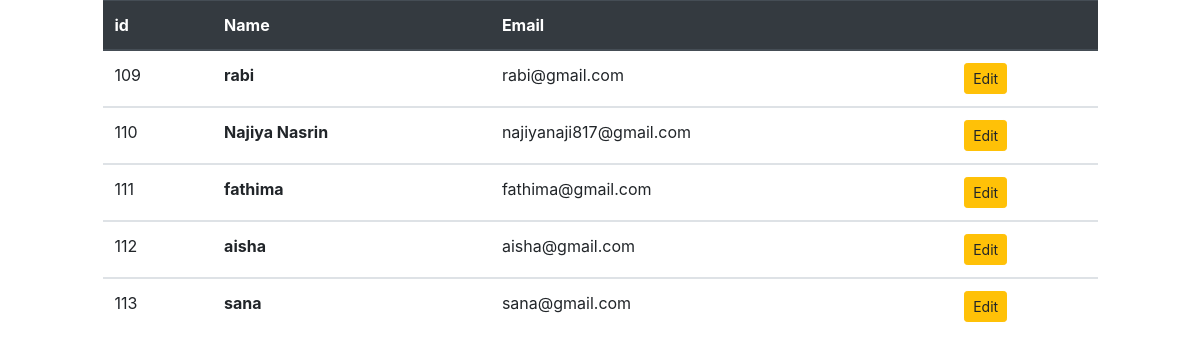
/list, run on an earlier commit of the app's database.
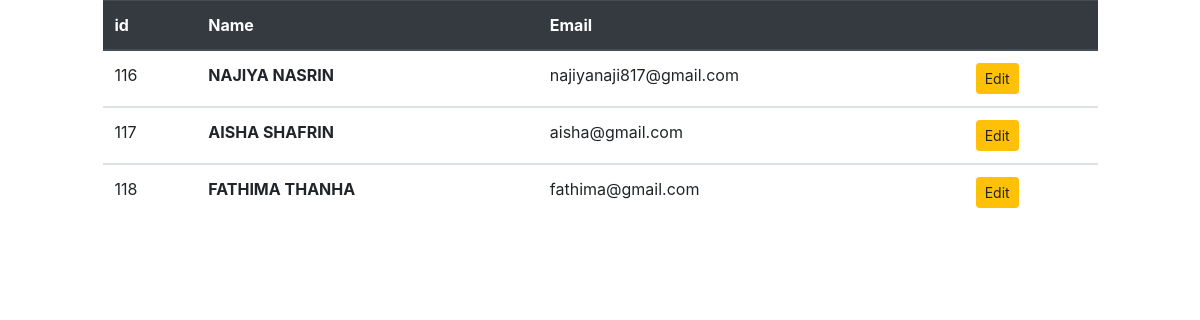
And on a later commit of the database.
### app/models.py (models this page shows, shortened)
class Register(models.Model):
    reg_id=models.AutoField(primary_key=True)
    name=models.CharField(max_length=100)
    email=models.EmailField(unique=True)
    class Meta:
        unique_together = ('name', 'email')

### app/views.py (the view)
# urls.py: path('list',RegisterList,name='rlist'),
def RegisterList(request):
    res = Register.objects.all()
    return render(request, "list.html", {"data": res})

### app/templates/list.html (shortened to what this page needs)
<!doctype html>
<html lang="en">
<head>
    <link rel="stylesheet" href="https://stackpath.bootstrapcdn.com/bootstrap/4.3.1/css/bootstrap.min.css"
>
</head>
<body>
    <div class="row">
        <div class="col-1"></div>
        <div class="col-10">
            <table class="table">
                <thead class="thead-dark">
                    <tr>
                        <th scope="col">id</th>
                        <th scope="col">Name</th>
                        <th scope="col">Email</th>
                        <th scope="col"></th>
                    </tr>
                </thead>
                {% for i in data %}
                <tbody>
                    <tr>
                        <td>{{i.reg_id}}</td>
                        <th scope="row">{{i.name}}</th>
                        <td>{{i.email}}</td>
                        <td><a href="{% url 'ed' i.reg_id %}" class="btn btn-warning btn-sm">Edit</a></td>
                    </tr>
                </tbody>
                {% endfor %}
            </table>
        </div>
        <div class="col-1"></div>
    </div>
</body>
</html>

What changed in the data, as far as the page shows it:
removed Register: reg_id "109", name "rabi", email "rabi@gmail.com"
removed Register: reg_id "110", name "Najiya Nasrin", email "najiyanaji817@gmail.com"
removed Register: reg_id "111", name "fathima", email "fathima@gmail.com"
removed Register: reg_id "112", name "aisha", email "aisha@gmail.com"
removed Register: reg_id "113", name "sana", email "sana@gmail.com"
added Register: reg_id "116", name "NAJIYA NASRIN", email "najiyanaji817@gmail.com"
added Register: reg_id "117", name "AISHA SHAFRIN", email "aisha@gmail.com"
added Register: reg_id "118", name "FATHIMA THANHA", email "fathima@gmail.com"
